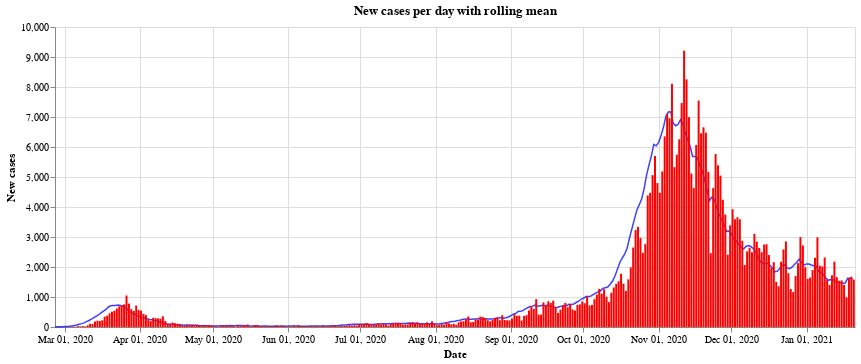

Notebook code cell kept with this figure:
### Code cell
#collapse
bars = alt.Chart(all_austria).mark_bar(
    color='red',
    opacity=1,
    size=2
).encode(
    x=alt.X("yearmonthdate(Time):T", axis=alt.Axis(title='Date')),
    y=alt.Y("AnzahlFaelle:Q", axis=alt.Axis(title='New cases')),
)

line = alt.Chart(all_austria).mark_line(
    color='blue',
    opacity=0.75,
    size=1.5,
).transform_window(
    rolling_mean='mean(AnzahlFaelle)',
    frame=[0, 7]
).encode(x='yearmonthdate(Time):T',
         y='rolling_mean:Q'
         ).properties(title='New cases per day with rolling mean', width=800)

alt.layer(line, bars, data=all_austria)

### Figure 1 — Vega-Lite specification as saved in the notebook (floating-point values rounded to 4 significant figures; data arrays with more than 128 entries replaced by an {"elided": "..."} marker saying what was removed)
{"config": {"view": {"continuousWidth": 400, "continuousHeight": 300}}, "layer": [{"mark": {"type": "line", "color": "blue", "opacity": 0.75, "size": 1.5}, "encoding": {"x": {"type": "temporal", "field": "Time", "timeUnit": "yearmonthdate"}, "y": {"type": "quantitative", "field": "rolling_mean"}}, "title": "New cases per day with rolling mean", "transform": [{"window": [{"op": "mean", "field": "AnzahlFaelle", "as": "rolling_mean"}], "frame": [0, 7]}], "width": 800}, {"mark": {"type": "bar", "color": "red", "opacity": 1, "size": 2}, "encoding": {"x": {"type": "temporal", "axis": {"title": "Date"}, "field": "Time", "timeUnit": "yearmonthdate"}, "y": {"type": "quantitative", "axis": {"title": "New cases"}, "field": "AnzahlFaelle"}}}], "data": {"name": "data-8d90f39392057ec6692b57e260849a5a"}, "$schema": "https://vega.github.io/schema/vega-lite/v4.8.1.json", "datasets": {"data-8d90f39392057ec6692b57e260849a5a": {"elided": "330 records"}}}
